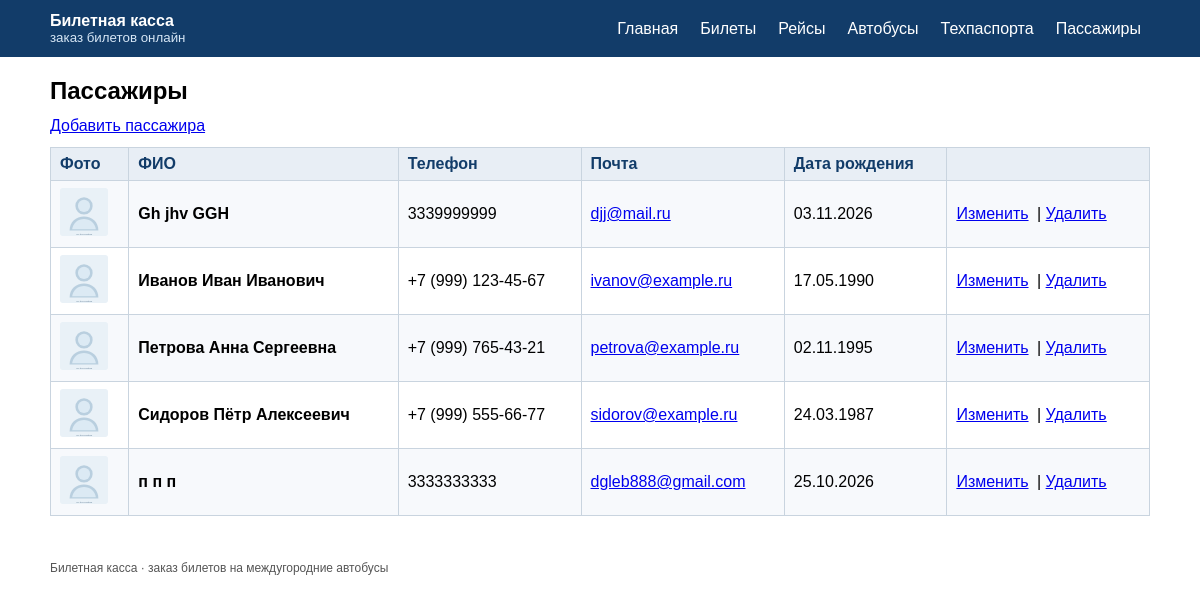
/passengers/, run on the app's committed database.
### Z3app/models.py (models this page shows, shortened)
class Passenger(models.Model):
    full_name = models.CharField('ФИО', max_length=100)
    phone = models.CharField('Телефон', max_length=20, validators=[phone_validator])
    email = models.EmailField('Электронная почта')
    birth_date = models.DateField('Дата рождения', validators=[validate_not_future])
    photo = models.ImageField(
        'Фотография', upload_to='passengers/', blank=True, null=True,
    )
    class Meta:
        verbose_name = 'пассажир'
        verbose_name_plural = 'Пассажиры'
        ordering = ['full_name']

### Z3app/views.py (the view)
# urls.py: path('passengers/', views.passenger_list, name='passenger_list'),
def passenger_list(request):
    passengers = Passenger.objects.order_by('full_name')
    return render(request, 'passenger_list.html', {'passengers': passengers})

### templates/passenger_list.html (shortened to what this page needs)
{% extends 'base.html' %}
{% load static %}
{% block header %}Пассажиры{% endblock %}
{% block page_actions %}
<a class="btn" href="{% url 'passenger_create' %}">Добавить пассажира</a>
{% endblock %}
{% block content %}
{% if passengers %}
<div class="table-wrap">
    <table class="data">
        <tr>
            <th>Фото</th>
            <th>ФИО</th>
            <th>Телефон</th>
            <th>Почта</th>
            <th>Дата рождения</th>
            <th></th>
        </tr>
        {% for passenger in passengers %}
        <tr>
            <td>
                {% if passenger.photo %}
                <img class="avatar" src="{{ passenger.photo.url }}" alt="Фото {{ passenger.full_name }}">
                {% else %}
                <img class="avatar" src="{% static 'images/passenger.svg' %}" alt="Нет фото">
                {% endif %}
            </td>
            <td><strong>{{ passenger.full_name }}</strong></td>
            <td>{{ passenger.phone }}</td>
            <td><a href="mailto:{{ passenger.email }}">{{ passenger.email }}</a></td>
            <td>{{ passenger.birth_date|date:"d.m.Y" }}</td>
            <td class="link-actions">
                <a href="{% url 'passenger_edit' passenger.pk %}">Изменить</a> |
                <a class="del" href="{% url 'passenger_delete' passenger.pk %}">Удалить</a>
            </td>
        </tr>
        {% endfor %}
    </table>
</div>
{% else %}
<p class="empty">Пассажиров пока нет. Нажмите «Добавить пассажира».</p>
{% endif %}
{% endblock %}

### templates/base.html (style rules this page uses)
body { font-family: Arial, sans-serif; margin: 0; background: #ffffff; color: #000000; }
.btn { margin-right: 6px; border: none; background: none; padding: 0; color: #0000ee; text-decoration: underline; font: inherit; cursor: pointer; }
.link-actions a { margin-right: 4px; }
.table-wrap { overflow-x: auto; margin-bottom: 15px; }
table.data { width: 100%; border-collapse: collapse; background: #ffffff; }
table.data th, table.data td { border: 1px solid #c9d4df; padding: 7px 9px; text-align: left; vertical-align: middle; }
table.data th { background: #e8eef5; color: #123c69; }
table.data tr:nth-child(even) td { background: #f7f9fc; }
.avatar, .scheme { width: 48px; height: 48px; object-fit: cover; }

### data on the page
Passenger: full_name "Gh jhv GGH", phone "3339999999", email "djj@mail.ru", birth_date "03.11.2026"
Passenger: full_name "Иванов Иван Иванович", phone "+7 (999) 123-45-67", email "ivanov@example.ru", birth_date "17.05.1990"
Passenger: full_name "Петрова Анна Сергеевна", phone "+7 (999) 765-43-21", email "petrova@example.ru", birth_date "02.11.1995"
Passenger: full_name "Сидоров Пётр Алексеевич", phone "+7 (999) 555-66-77", email "sidorov@example.ru", birth_date "24.03.1987"
Passenger: full_name "п п п", phone "3333333333", email "dgleb888@gmail.com", birth_date "25.10.2026"
